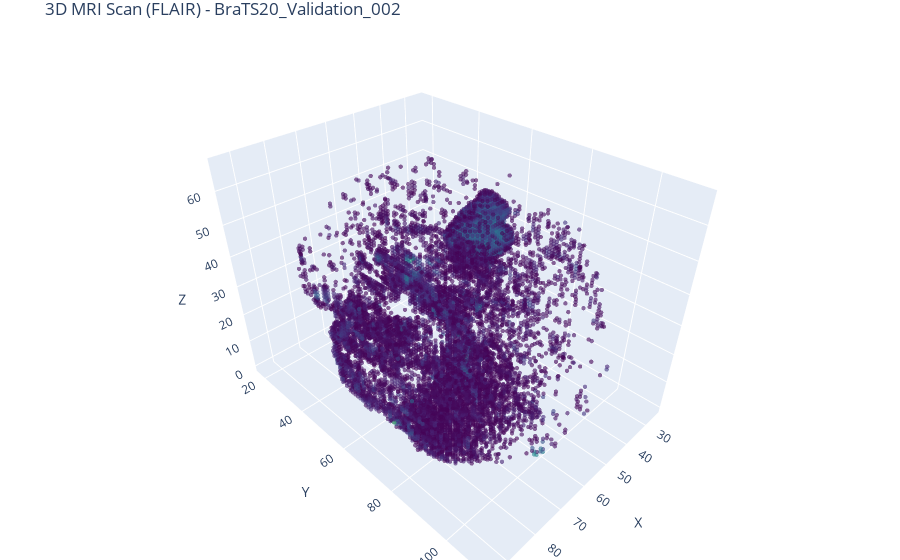

Write notebook code for a chart like this one.
### Markdown cell above
### Step 1.5: Quick 3D Scatter3D Visualization

We plot the 3D brain structure using Plotly's Scatter3d, which is fast and lightweight for rendering voxel clouds. Each point corresponds to a voxel above the intensity threshold.

You should see the outer contour of the brain and possibly some internal density changes.

If nothing shows up or the plot is blank, it likely means the threshold was too high or normalization failed — this plot serves as a real-time check.

### Code cell
fig = go.Figure(data=go.Scatter3d(
    x=x, y=y, z=z,
    mode='markers',
    marker=dict(
        size=1.5,
        color=intensities,
        colorscale='Viridis',
        opacity=0.6
    )
))

fig.update_layout(
    title=f"3D MRI Scan (FLAIR) - {sample_id}",
    scene=dict(xaxis_title='X', yaxis_title='Y', zaxis_title='Z'),
    margin=dict(l=0, r=0, b=0, t=30)
)

fig.show()

### Figure 1 — Plotly figure (JSON) as saved in the notebook; plotly's stock layout.template omitted (floating-point values rounded to 4 significant figures; data arrays with more than 128 entries replaced by an {"elided": "..."} marker saying what was removed)
{"data": [{"marker": {"color": {"elided": "15235 float values"}, "colorscale": [[0, "#440154"], [0.1111, "#482878"], [0.2222, "#3e4989"], [0.3333, "#31688e"], [0.4444, "#26828e"], [0.5556, "#1f9e89"], [0.6667, "#35b779"], [0.7778, "#6ece58"], [0.8889, "#b5de2b"], [1, "#fde725"]], "opacity": 0.6, "size": 1.5}, "mode": "markers", "type": "scatter3d", "x": {"elided": "15235 int values"}, "y": {"elided": "15235 int values"}, "z": {"elided": "15235 int values"}}], "layout": {"margin": {"b": 0, "l": 0, "r": 0, "t": 30}, "scene": {"xaxis": {"title": {"text": "X"}}, "yaxis": {"title": {"text": "Y"}}, "zaxis": {"title": {"text": "Z"}}}, "title": {"text": "3D MRI Scan (FLAIR) - BraTS20_Validation_002"}}}
